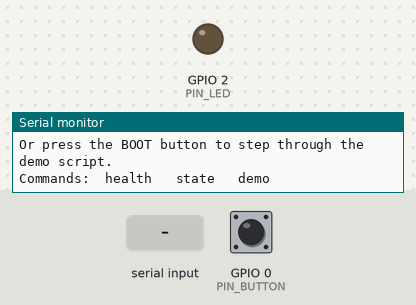
Bench run of a sketch on a simulated ESP32. Parts: output pins drawn as LEDs (lit = HIGH), the last lines printed to the serial monitor. The inputs (shaded band) are chosen by the test bench; at power-on: GPIO 0 (PIN_BUTTON) HIGH. WiFi joins after 1.5 s; servers stay silent unless stated; uploads are accepted with an empty reply.

Above: at 3.2 s.
3.3 s: GPIO 0 (PIN_BUTTON) pulled LOW for 0.15 s
At 3.44 s:
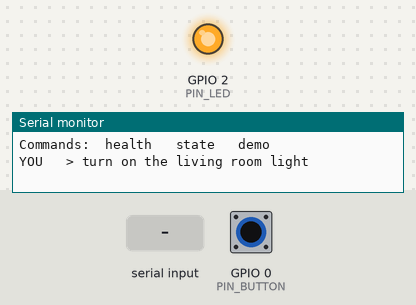
5.4 s: "demo\n" received over Serial
At 6.4 s:
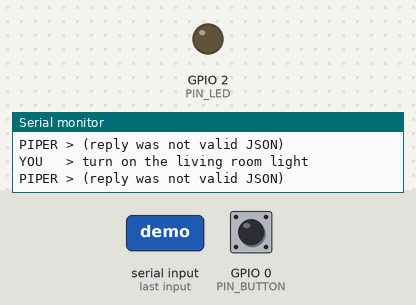
Timing chart, 0 to 14.4 s (numbered marks = the images above; inputs shaded):
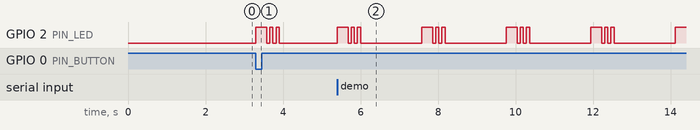

Measured:
- after the input at 3.3 s, GPIO 2 (PIN_LED): LOW → HIGH at once, then repeats every 0.16 s: LOW 0.08 s, HIGH 0.08 s, until it stays LOW from 3.9 s
- after the input at 5.4 s, GPIO 2 (PIN_LED): LOW → HIGH at once, then repeats every 2.2 s: 2 × (LOW 0.08 s, HIGH 0.08 s), LOW 1.6 s, HIGH 0.28 s

The sketch:

piper_robot_node.ino
```cpp
/*
 * PIPER — Dementia Assistive Robot
 * Robot Node (robot01) — smart-home test firmware
 *
 * The robot ESP32's side of the conversation branch, without audio yet.
 * Instead of the INMP441 microphone + Whisper, you TYPE a sentence into the
 * Serial Monitor (or press the BOOT button for a scripted demo). The sentence is
 * sent to the Python backend over HTTP exactly as the Whisper transcript will
 * be later, and the backend's reply is printed instead of being spoken through
 * the MAX98357A.
 *
 *   robot01 --HTTP--> server.py --MQTT--> house01 (other ESP32) --> LEDs
 *
 * When the audio pipeline is ready, replace readSerialLine() with the audio
 * upload and printReply() with audio playback. The HTTP contract stays.
 *
 * Libraries: ArduinoJson >= 7.0   (HTTPClient and WiFi ship with the ESP32 core)
 * Board:     "ESP32 Dev Module"
 *
 * Pins used — deliberately NOT any of the pins the report assigns to the
 * LD2450 (16, 17, 21), the INMP441 (19, 4, 39) or the MAX98357A (23, 22, 15),
 * so this merges into the final robot firmware without rewiring:
 *   GPIO 0  <- onboard BOOT button (demo script, one phrase per press)
 *   GPIO 2  -> onboard LED (status)
 * Nothing needs to be wired. A bare board works.
 */

#include <WiFi.h>
#include <HTTPClient.h>
#include <ArduinoJson.h>

// ===========================================================================
// 1. CONFIGURATION
// ===========================================================================

const char *WIFI_SSID    = "BigDong";
const char *WIFI_PASS    = "645619123";

// Your PC's LAN IPv4 — server.py prints the exact value when it starts.
const char *BACKEND_HOST = "172.20.10.5";
const uint16_t BACKEND_PORT = 5000;

const char *NODE_ID = "robot01";

// Each BOOT-button press sends the next line. Covers every behaviour worth
// showing in a demo video, including the two refusals.
const char *DEMO_SCRIPT[] = {
  "turn on the living room light",
  "set the fan to 60",
  "turn on the bedroom light",
  "turn on the stove",               // must be refused — safety interlock
  "open the garage door",            // must be refused — unknown device
  "turn off the living room light",
  "turn off the fan",
  "turn off the bedroom light",
};
const uint8_t DEMO_LEN = sizeof(DEMO_SCRIPT) / sizeof(DEMO_SCRIPT[0]);

const uint8_t PIN_BUTTON = 0;
const uint8_t PIN_LED    = 2;
const uint32_t HTTP_TIMEOUT_MS = 20000;   // live Gemini can take a few seconds

// ===========================================================================
// 2. STATE
// ===========================================================================

String   lineBuf;
uint8_t  demoIndex   = 0;
bool     lastButton  = HIGH;
uint32_t lastPressAt = 0;

// ===========================================================================
// 3. HELPERS
// ===========================================================================

String baseUrl() {
  return String("http://") + BACKEND_HOST + ":" + BACKEND_PORT;
}

void flash(uint8_t times, uint16_t onMs, uint16_t offMs) {
  for (uint8_t i = 0; i < times; i++) {
    digitalWrite(PIN_LED, HIGH); delay(onMs);
    digitalWrite(PIN_LED, LOW);  delay(offMs);
  }
}

void connectWiFi() {
  if (WiFi.status() == WL_CONNECTED) return;
  Serial.printf("[WIFI] connecting to %s ", WIFI_SSID);
  WiFi.mode(WIFI_STA);
  WiFi.begin(WIFI_SSID, WIFI_PASS);
  uint32_t start = millis();
  while (WiFi.status() != WL_CONNECTED && millis() - start < 20000) {
    delay(300);
    Serial.print('.');
  }
  if (WiFi.status() == WL_CONNECTED) {
    Serial.printf(" ok, IP %s\n", WiFi.localIP().toString().c_str());
  } else {
    Serial.println(" FAILED — check SSID/password, and that it is a 2.4 GHz network");
  }
}

/* GET a JSON endpoint and print it. Used for 'health' and 'state'. */
void getAndPrint(const char *path) {
  HTTPClient http;
  http.begin(baseUrl() + path);
  http.setTimeout(5000);
  int code = http.GET();
  if (code == 200) {
    Serial.printf("[HTTP] %s -> %s\n", path, http.getString().c_str());
  } else {
    Serial.printf("[HTTP] %s failed: %s\n", path,
                  code < 0 ? http.errorToString(code).c_str() : String(code).c_str());
    if (code < 0) {
      Serial.println("       Is server.py running? Is BACKEND_HOST your PC's LAN IP?");
      Serial.println("       Is port 5000 allowed through Windows Firewall?");
    }
  }
  http.end();
}

/* Report the true end-to-end time back to the server so it lands in test_log.csv. */
void reportRtt(const char *id, uint32_t rttMs) {
  HTTPClient http;
  http.begin(baseUrl() + "/api/rtt");
  http.addHeader("Content-Type", "application/json");
  http.setTimeout(3000);
  JsonDocument doc;
  doc["id"] = id;
  doc["rtt_ms"] = rttMs;
  String body;
  serializeJson(doc, body);
  http.POST(body);
  http.end();
}

// ===========================================================================
// 4. THE CONVERSATION CALL
// ===========================================================================

void sendUtterance(const String &text) {
  if (WiFi.status() != WL_CONNECTED) {
    // Matches the report's error handling: no Wi-Fi -> tell the user locally.
    Serial.println("PIPER > I can't reach my brain right now. Please try again in a moment.");
    flash(3, 80, 80);
    return;
  }

  Serial.printf("\nYOU   > %s\n", text.c_str());

  JsonDocument req;
  req["text"] = text;
  req["source"] = NODE_ID;
  String body;
  serializeJson(req, body);

  HTTPClient http;
  http.begin(baseUrl() + "/api/utterance");
  http.addHeader("Content-Type", "application/json");
  http.setTimeout(HTTP_TIMEOUT_MS);

  digitalWrite(PIN_LED, HIGH);                 // LED on = waiting for the brain
  uint32_t t0 = millis();
  int code = http.POST(body);
  uint32_t rtt = millis() - t0;
  digitalWrite(PIN_LED, LOW);

  if (code != 200) {
    Serial.printf("PIPER > (no reply — HTTP %s after %lu ms)\n",
                  code < 0 ? http.errorToString(code).c_str() : String(code).c_str(),
                  (unsigned long)rtt);
    http.end();
    flash(3, 80, 80);
    return;
  }

  String payload = http.getString();
  http.end();

  JsonDocument resp;
  if (deserializeJson(resp, payload)) {
    Serial.println("PIPER > (reply was not valid JSON)");
    flash(3, 80, 80);
    return;
  }

  // ---- what would be spoken through the speaker -------------------------
  Serial.printf("PIPER > %s\n", (const char *)(resp["speech"] | ""));

  // ---- what the system actually did -------------------------------------
  JsonArray accepted = resp["accepted"].as<JsonArray>();
  if (accepted.size()) {
    Serial.print("        did     : ");
    for (JsonObject c : accepted) {
      Serial.printf("%s %s", (const char *)(c["device"] | "?"), (const char *)(c["action"] | "?"));
      if (!c["value"].isNull()) Serial.printf(" %d", c["value"].as<int>());
      Serial.print("   ");
    }
    Serial.println();
  }
  JsonArray rejected = resp["rejected"].as<JsonArray>();
  for (JsonVariant r : rejected) {
    Serial.printf("        refused : %s\n", r.as<const char *>());
  }

  bool allOk = resp["all_ok"] | false;
  Serial.printf("        timing  : llm %.0f ms | mqtt round trip %.0f ms | backend %.0f ms | end-to-end %lu ms\n",
                (float)(resp["timing_ms"]["llm"] | 0.0),
                (float)(resp["timing_ms"]["mqtt_roundtrip"] | 0.0),
                (float)(resp["timing_ms"]["backend_total"] | 0.0),
                (unsigned long)rtt);

  const char *id = resp["id"] | "";
  if (strlen(id)) reportRtt(id, rtt);

  if (allOk) flash(1, 400, 50);                // one long flash = done
  else       flash(3, 80, 80);                 // three short = the house did not confirm
}

// ===========================================================================
// 5. INPUT
// ===========================================================================

/* Non-blocking line reader. Set the Serial Monitor to "Newline" (either
   ending works; empty lines are ignored). */
bool readSerialLine(String &out) {
  while (Serial.available()) {
    char ch = (char)Serial.read();
    if (ch == '\n' || ch == '\r') {
      if (lineBuf.length()) {
        out = lineBuf;
        lineBuf = "";
        out.trim();
        return out.length() > 0;
      }
    } else if (lineBuf.length() < 300) {
      lineBuf += ch;
    }
  }
  return false;
}

bool buttonPressed() {
  bool now = digitalRead(PIN_BUTTON);
  bool pressed = false;
  if (lastButton == HIGH && now == LOW && millis() - lastPressAt > 400) {
    pressed = true;
    lastPressAt = millis();
  }
  lastButton = now;
  return pressed;
}

// ===========================================================================
// 6. SETUP / LOOP
// ===========================================================================

void setup() {
  Serial.begin(115200);
  delay(300);
  pinMode(PIN_LED, OUTPUT);
  pinMode(PIN_BUTTON, INPUT_PULLUP);

  Serial.println("\n=== PIPER robot node (smart-home test) ===");
  connectWiFi();
  getAndPrint("/api/health");

  Serial.println();
  Serial.println("Type a sentence and press Enter, e.g.  turn on the living room light");
  Serial.println("Or press the BOOT button to step through the demo script.");
  Serial.println("Commands:  health   state   demo");
  Serial.println();
}

void loop() {
  if (WiFi.status() != WL_CONNECTED) {
    connectWiFi();
  }

  String line;
  if (readSerialLine(line)) {
    if (line.equalsIgnoreCase("health")) {
      getAndPrint("/api/health");
    } else if (line.equalsIgnoreCase("state")) {
      getAndPrint("/api/state");
    } else if (line.equalsIgnoreCase("demo")) {
      for (uint8_t i = 0; i < DEMO_LEN; i++) {
        sendUtterance(DEMO_SCRIPT[i]);
        delay(1500);
      }
    } else {
      sendUtterance(line);
    }
  }

  if (buttonPressed()) {
    sendUtterance(DEMO_SCRIPT[demoIndex]);
    demoIndex = (demoIndex + 1) % DEMO_LEN;
  }
}
```
